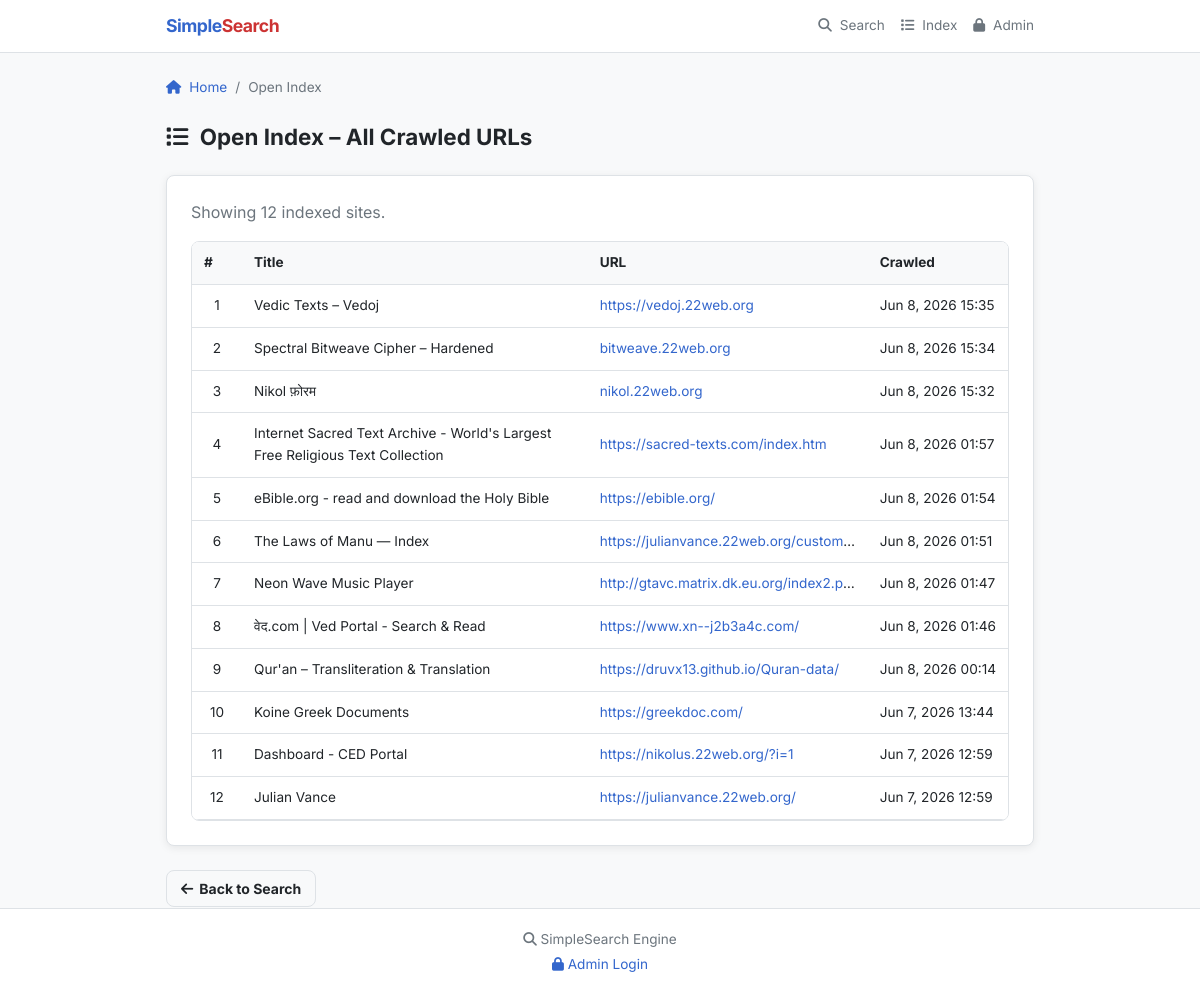
The page /index.php?action=openindex on the database its author committed.
### tables this page shows
CREATE TABLE menu_items (
            id INTEGER PRIMARY KEY AUTOINCREMENT,
            label TEXT NOT NULL,
            url TEXT NOT NULL,
            icon TEXT DEFAULT '',
            sort_order INTEGER DEFAULT 0,
            is_active INTEGER DEFAULT 1,
            open_new_tab INTEGER DEFAULT 0,
            created_at DATETIME DEFAULT CURRENT_TIMESTAMP
        );

CREATE TABLE sites (
    id INTEGER PRIMARY KEY AUTOINCREMENT,
    url TEXT UNIQUE NOT NULL,
    title TEXT,
    description TEXT,
    content TEXT,
    crawled_at DATETIME DEFAULT CURRENT_TIMESTAMP
);

### config/app.php (called while the page is built)
<?php
return [
    'name' => 'SimpleSearch',
    'version' => '1.0.0',
    'results_per_page' => 50,
    'crawl' => [
        'timeout' => 15,
        'max_redirects' => 3,
        'user_agent' => 'SimpleSearch/1.0 (+https://example.com/bot)',
        'max_content_length' => 10000,
    ],
    'sitemap' => [
        'timeout' => 30,
    ],
    'dictionary' => [
        'min_word_length' => 2,
        'max_word_length' => 30,
        'max_suggestion_distance' => 2,
    ],
];

### src/Template/TemplateEngine.php (called while the page is built, shortened)
<?php
class TemplateEngine
{
    private string $templatesPath;
    private string $layoutPath;
    private array $globalData = [];
    public function __construct(string $templatesPath)
    {
        $this->templatesPath = rtrim($templatesPath, '/');
        $this->layoutPath = $this->templatesPath . '/layout';
    }
    public function setGlobalData(array $data): void
    {
        $this->globalData = $data;
    }
    public function render(string $template, array $viewData = []): string
    {
        $templateFile = $this->templatesPath . '/' . $template . '.php';
        $data = array_merge($this->globalData, $viewData);
        extract($data, EXTR_SKIP);
        include $templateFile;
        $content = ob_get_clean();
        return $content;
    }
    public function renderWithLayout(string $template, array $viewData = [], ?string $layout = null): string
    {
        $viewData['content'] = $this->render($template, $viewData);
        $layoutFile = $this->layoutPath . '/' . ($layout ?? 'main') . '.php';
        $data = array_merge($this->globalData, $viewData);
        extract($data, EXTR_SKIP);
        include $layoutFile;
        return ob_get_clean();
    }
    public function getTemplatesPath(): string
    {
        return $this->templatesPath;
    }
}

### src/Controller/PublicController.php (called while the page is built, shortened)
<?php
class PublicController
{
    private SiteRepository $siteRepo;
    private MenuRepository $menuRepo;
    private SettingsRepository $settingsRepo;
    private CsrfToken $csrfToken;
    private SessionManager $session;
    private TemplateEngine $template;
    private array $appConfig;
    public function __construct(
        SearchService $searchService,
        SiteRepository $siteRepo,
        QueryLogRepository $queryLogRepo,
        MenuRepository $menuRepo,
        PageRepository $pageRepo,
        SettingsRepository $settingsRepo,
        CsrfToken $csrfToken,
        SessionManager $session,
        TemplateEngine $template,
        array $appConfig
    ) {
        $this->siteRepo = $siteRepo;
        $this->menuRepo = $menuRepo;
        $this->settingsRepo = $settingsRepo;
        $this->csrfToken = $csrfToken;
        $this->session = $session;
        $this->template = $template;
        $this->appConfig = $appConfig;
    }
    public function openIndex(array $params = []): string
    {
        $allSites = $this->siteRepo->findAllForIndex();
        $viewData = [
            'siteName' => $this->appConfig['name'],
            'isAdmin' => $this->session->isAdmin(),
            'csrfToken' => $this->csrfToken->generate(),
            'allSites' => $allSites,
            'totalIndexed' => count($allSites),
            'menuItems' => $this->menuRepo->findActive(),
            'settings' => $this->settingsRepo->getAll(),
        ];
        return $this->template->renderWithLayout('public/index-listing', $viewData);
    }
}

### src/Repository/SiteRepository.php (called while the page is built, shortened)
<?php
class SiteRepository
{
    private PDO $db;
    public function __construct(PDO $db)
    {
        $this->db = $db;
    }
    public function findAllForIndex(): array
    {
        return $this->db->query("SELECT id, url, title, crawled_at FROM sites ORDER BY crawled_at DESC")->fetchAll();
    }
}

### src/Security/SessionManager.php (called while the page is built, shortened)
<?php
class SessionManager
{
    public function isAdmin(): bool
    {
        return !empty($_SESSION['admin']) && $_SESSION['admin'] === true;
    }
}

### src/Security/CsrfToken.php (called while the page is built, shortened)
<?php
class CsrfToken
{
    public function __construct(int $tokenLength = 32)
    {
        $this->tokenLength = $tokenLength;
    }
    public function generate(): string
    {
        return $_SESSION['csrf_token'];
    }
}

### src/Repository/MenuRepository.php (called while the page is built, shortened)
<?php
class MenuRepository
{
    private PDO $db;
    public function __construct(PDO $db)
    {
        $this->db = $db;
    }
    public function findActive(): array
    {
        return $this->db->query("SELECT * FROM menu_items WHERE is_active = 1 ORDER BY sort_order ASC, id ASC")->fetchAll();
    }
}

### src/Repository/SettingsRepository.php (called while the page is built, shortened)
<?php
class SettingsRepository
{
    private PDO $db;
    public function __construct(PDO $db)
    {
        $this->db = $db;
    }
    public function getAll(): array
    {
        $rows = $this->db->query("SELECT key, value FROM site_settings")->fetchAll();
        $settings = [];
        foreach ($rows as $row) {
            $settings[$row['key']] = $row['value'];
        }
        return $settings;
    }
}

### templates/public/index-listing.php (the view, shortened to what this page needs)
<div class="breadcrumbs">
    <a href="index.php"><i class="fas fa-home"></i> Home</a>
    <span>/</span>
    <span>Open Index</span>
</div>
<h2 class="page-title"><i class="fas fa-list"></i> Open Index &ndash; All Crawled URLs</h2>
<div class="card">
    <?php if (!empty($allSites)): ?>
    <p style="margin-bottom:16px; color:var(--text-muted);">Showing <?php echo number_format($totalIndexed); ?> indexed sites.</p>
    <div class="table-wrap">
        <table>
            <thead>
                <tr><th>#</th><th>Title</th><th>URL</th><th>Crawled</th></tr>
            </thead>
            <tbody>
                <?php foreach ($allSites as $i => $site): ?>
                <tr>
                    <td style="width:50px; text-align:center;"><?php echo $i + 1; ?></td>
                    <td><?php echo htmlspecialchars($site['title']); ?></td>
                    <td class="url-cell">
                        <a href="<?php echo htmlspecialchars($site['url']); ?>" target="_blank" rel="noopener">
                            <?php echo htmlspecialchars($site['url']); ?>
                        </a>
                    </td>
                    <td style="white-space:nowrap;"><?php echo date('M j, Y H:i', strtotime($site['crawled_at'])); ?></td>
                </tr>
                <?php endforeach; ?>
            </tbody>
        </table>
    </div>
    <?php endif; ?>
</div>
<div class="btn-group mt-4">
    <a href="index.php" class="btn btn-secondary btn-sm"><i class="fas fa-arrow-left"></i> Back to Search</a>
</div>

### public/index.php (shortened to what this page needs)
<?php
$appConfig = require __DIR__ . '/../config/app.php';
$dbConfig = require __DIR__ . '/../config/database.php';
$securityConfig = require __DIR__ . '/../config/security.php';
$assetBase = './assets';
$appConfig['assetBase'] = $assetBase;
$session = new SessionManager();
$session->start();
$connection = new Connection(
    $dbConfig['path'],
    $dbConfig['fallback_path'] ?? null
);
$pdo = $connection->getPdo();
$csrfToken = new CsrfToken($securityConfig['csrf_token_length']);
$siteRepo = new SiteRepository($pdo);
$queryLogRepo = new QueryLogRepository($pdo);
$dictionaryRepo = new DictionaryRepository($pdo, $appConfig['dictionary']['min_word_length'], $appConfig['dictionary']['max_word_length']);
$menuRepo = new MenuRepository($pdo);
$pageRepo = new PageRepository($pdo);
$settingsRepo = new SettingsRepository($pdo);
$searchService = new SearchService(
    $siteRepo,
    $queryLogRepo,
    $dictionaryRepo,
    $appConfig['results_per_page'],
    $appConfig['dictionary']['max_suggestion_distance']
);
$menuItems = $menuRepo->findActive();
$siteSettings = $settingsRepo->getAll();
$templateEngine = new TemplateEngine(__DIR__ . '/../templates');
$templateEngine->setGlobalData([
    'assetBase' => $assetBase,
    'siteName'  => $appConfig['name'],
    'menuItems' => $menuItems,
    'settings'  => $siteSettings,
]);
$publicController = new PublicController(
    $searchService,
    $siteRepo,
    $queryLogRepo,
    $menuRepo,
    $pageRepo,
    $settingsRepo,
    $csrfToken,
    $session,
    $templateEngine,
    $appConfig
);
$action = $_GET['action'] ?? '';
switch ($action) {
    case 'openindex':
        echo $publicController->openIndex();
        break;
}

### templates/layout/header.php (shortened to what this page needs)
<!DOCTYPE html>
<html lang="en">
<head>
<link rel="stylesheet" href="<?php echo $assetBase ?? './assets'; ?>/css/fontawesome.min.css">
<link rel="stylesheet" href="<?php echo $assetBase ?? './assets'; ?>/css/app.css">
</head>
<body class="page-<?php echo $pageType ?? 'default'; ?>">
<?php if (($pageType ?? '') === 'results'): ?>
<header class="results-header">
    <div class="results-header-inner">
        <a href="index.php" class="results-brand">
            <span class="primary">Simple</span><span class="accent">Search</span>
        </a>
        <form method="get" action="index.php" autocomplete="off" class="results-search-form">
            <div class="results-search-bar">
                <input type="text" name="q" value="<?php echo htmlspecialchars($query ?? ''); ?>" placeholder="Search..." id="q">
                <button type="submit" aria-label="Search"><i class="fas fa-search"></i></button>
            </div>
        </form>
        <button class="menu-toggle" id="menuToggle" aria-label="Toggle navigation menu" aria-expanded="false">
            <span class="hamburger"></span>
        </button>
        <nav class="nav-links" id="navMenu">
            <?php if (!empty($menuItems)): ?>
                <?php foreach ($menuItems as $item): ?>
                    <a href="<?php echo htmlspecialchars($item['url']); ?>"<?php echo $item['open_new_tab'] ? ' target="_blank" rel="noopener"' : ''; ?>><?php if ($item['icon']): ?><i class="<?php echo htmlspecialchars($item['icon']); ?>"></i> <?php endif; ?><?php echo htmlspecialchars($item['label']); ?></a>
                <?php endforeach; ?>
            <?php else: ?>
                <a href="index.php"><i class="fas fa-search"></i> Search</a>
                <a href="index.php?action=openindex"><i class="fas fa-list"></i> Index</a>
            <?php endif; ?>
            <?php if (!empty($isAdmin)): ?>
                <a href="index.php?action=admin"><i class="fas fa-cog"></i> Admin</a>
                <a href="index.php?action=logout"><i class="fas fa-sign-out-alt"></i> Logout</a>
            <?php else: ?>
                <a href="index.php?action=admin_login"><i class="fas fa-lock"></i> Admin</a>
            <?php endif; ?>
        </nav>
    </div>
    <div class="menu-overlay" id="menuOverlay"></div>
</header>
<?php else: ?>
<header class="page-header">
    <div class="container">
        <a href="index.php" class="brand">
            <span class="primary">Simple</span><span class="accent">Search</span>
        </a>
        <nav class="nav-links" id="navMenu">
            <?php if (!empty($menuItems)): ?>
                <?php foreach ($menuItems as $item): ?>
                    <a href="<?php echo htmlspecialchars($item['url']); ?>"<?php echo $item['open_new_tab'] ? ' target="_blank" rel="noopener"' : ''; ?>><?php if ($item['icon']): ?><i class="<?php echo htmlspecialchars($item['icon']); ?>"></i> <?php endif; ?><?php echo htmlspecialchars($item['label']); ?></a>
                <?php endforeach; ?>
            <?php else: ?>
                <a href="index.php"><i class="fas fa-search"></i> Search</a>
                <a href="index.php?action=openindex"><i class="fas fa-list"></i> Index</a>
            <?php endif; ?>
            <?php if (!empty($isAdmin)): ?>
                <a href="index.php?action=admin"><i class="fas fa-cog"></i> Admin</a>
                <a href="index.php?action=logout"><i class="fas fa-sign-out-alt"></i> Logout</a>
            <?php else: ?>
                <a href="index.php?action=admin_login"><i class="fas fa-lock"></i> Admin</a>
            <?php endif; ?>
        </nav>
    </div>
</header>
<?php endif; ?>
<div class="container">

### templates/layout/main.php
<?php
$_headerFile = $this->getTemplatesPath() . '/layout/header.php';
$_footerFile = $this->getTemplatesPath() . '/layout/footer.php';
?>
<?php include $_headerFile; ?>
<?php echo $content; ?>
<?php include $_footerFile; ?>

### templates/layout/footer.php (shortened to what this page needs)
</div>
<footer class="page-footer">
    <div class="container">
        <p>
            <?php
            $footerText = $settings['footer_text'] ?? '';
            if (!empty($footerText)) {
                echo '<i class="fas fa-search"></i> ' . htmlspecialchars($footerText);
            } else {
                echo '<i class="fas fa-search"></i> ' . ($siteName ?? 'SimpleSearch') . ' Engine &mdash; Lightweight Search Solution';
            }
            ?>
        </p>
        <p>
            <?php if (!empty($isAdmin)): ?>
                <i class="fas fa-user-shield"></i> Logged in as Admin | <a href="index.php?action=logout"><i class="fas fa-sign-out-alt"></i> Logout</a>
            <?php else: ?>
                <a href="index.php?action=admin_login"><i class="fas fa-lock"></i> Admin Login</a>
            <?php endif; ?>
        </p>
    </div>
</footer>
</body>
</html>

### rows shown on the page
menu_items: label "Search"
menu_items: label "Index"
sites: title "Vedic Texts – Vedoj", url "https://vedoj.22web.org", crawled_at "Jun 8, 2026 15:35"
sites: title "Spectral Bitweave Cipher – Hardened", url "bitweave.22web.org", crawled_at "Jun 8, 2026 15:34"
sites: title "Nikol फ़ोरम", url "nikol.22web.org", crawled_at "Jun 8, 2026 15:32"
sites: title "Internet Sacred Text Archive - World's Largest Free Religious Text Collection", url "https://sacred-texts.com/index.htm", crawled_at "Jun 8, 2026 01:57"
sites: title "eBible.org - read and download the Holy Bible", url "https://ebible.org/", crawled_at "Jun 8, 2026 01:54"
sites: title "The Laws of Manu — Index", url "https://julianvance.22web.org/custom…", crawled_at "Jun 8, 2026 01:51"
sites: title "Neon Wave Music Player", url "http://gtavc.matrix.dk.eu.org/index2.p…", crawled_at "Jun 8, 2026 01:47"
sites: title "वेद.com | Ved Portal - Search & Read", url "https://www.xn--j2b3a4c.com/", crawled_at "Jun 8, 2026 01:46"
sites: title "Qur'an – Transliteration & Translation", url "https://druvx13.github.io/Quran-data/", crawled_at "Jun 8, 2026 00:14"
sites: title "Koine Greek Documents", url "https://greekdoc.com/", crawled_at "Jun 7, 2026 13:44"
sites: title "Dashboard - CED Portal", url "https://nikolus.22web.org/?i=1", crawled_at "Jun 7, 2026 12:59"
sites: title "Julian Vance", url "https://julianvance.22web.org/", crawled_at "Jun 7, 2026 12:59"

### other values the page prints
$totalIndexed "12"
$footerText "SimpleSearch Engine"
